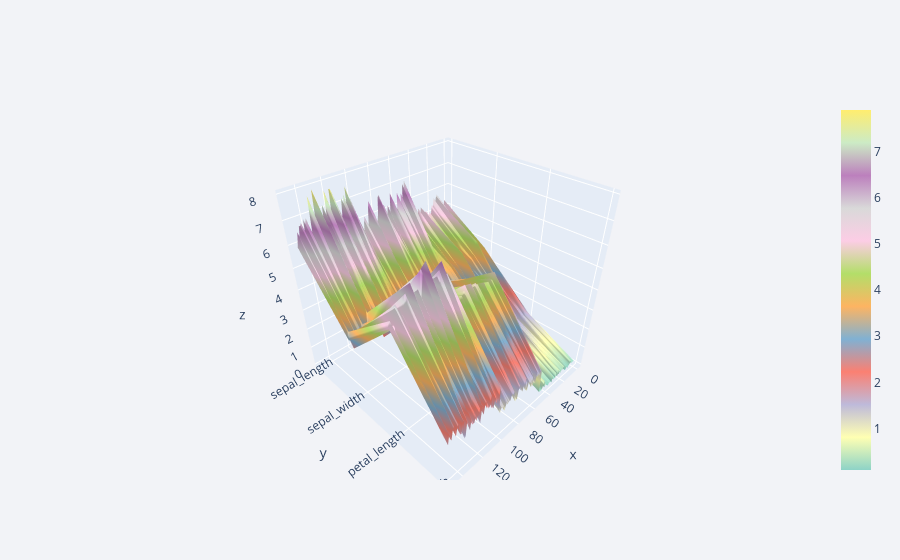

This figure's notebook cell:
### Code cell
df.iplot(kind='surface',colorscale='set3')

### Figure 1 — Plotly figure (JSON) as saved in the notebook; plotly's stock layout.template omitted (floating-point values rounded to 4 significant figures; data arrays with more than 128 entries replaced by an {"elided": "..."} marker saying what was removed)
{"data": [{"colorscale": [[0, "rgb(141,211,199)"], [0.09091, "rgb(255,255,179)"], [0.1818, "rgb(190,186,218)"], [0.2727, "rgb(251,128,114)"], [0.3636, "rgb(128,177,211)"], [0.4545, "rgb(253,180,98)"], [0.5455, "rgb(179,222,105)"], [0.6364, "rgb(252,205,229)"], [0.7273, "rgb(217,217,217)"], [0.8182, "rgb(188,128,189)"], [0.9091, "rgb(204,235,197)"], [1, "rgb(255,237,111)"]], "type": "surface", "x": {"elided": "150 int values"}, "y": ["sepal_length", "sepal_width", "petal_length", "petal_width"], "z": {"elided": "4x150 float values"}}], "layout": {"legend": {"bgcolor": "#F2F3F7", "font": {"color": "#505050"}}, "paper_bgcolor": "#F2F3F7", "plot_bgcolor": "#F2F3F7", "title": {"font": {"color": "#484848"}}, "xaxis": {"gridcolor": "#E1E5ED", "showgrid": true, "tickfont": {"color": "#505050"}, "title": {"font": {"color": "#505050"}, "text": ""}, "zerolinecolor": "#E1E5ED"}, "yaxis": {"gridcolor": "#E1E5ED", "showgrid": true, "tickfont": {"color": "#505050"}, "title": {"font": {"color": "#505050"}, "text": ""}, "zerolinecolor": "#E1E5ED"}}}
